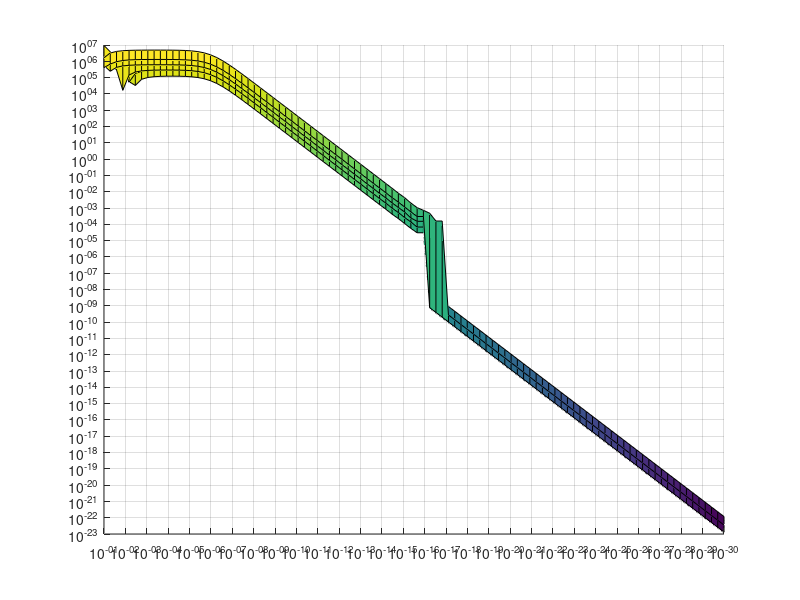
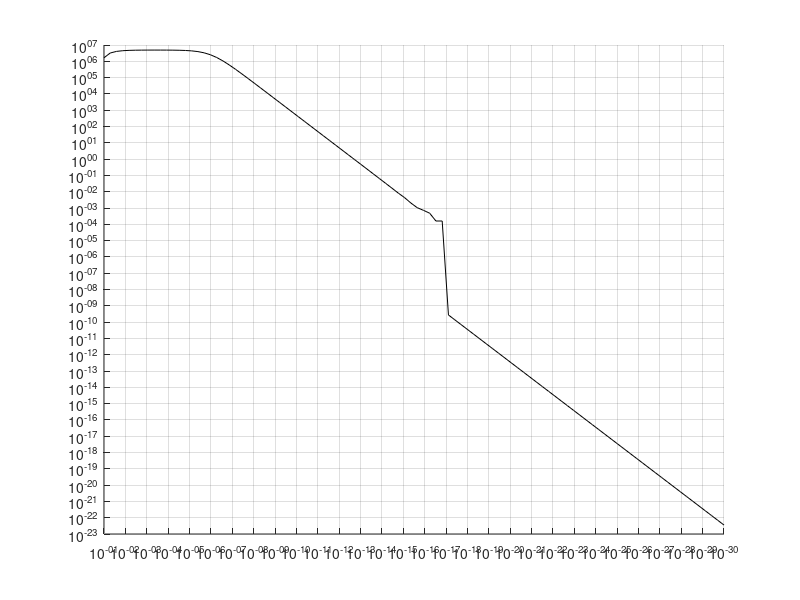

Source code (MATLAB) for these figures, in order:
clear all
close all
clc


dut = load('CV_L_1st_e.mat');
h = dut.CV_L_1st_e.h;
delta = dut.CV_L_1st_e.delta;
L = linspace(1,9,9);

%%
figure(20)
surf(L,h,delta,log(delta))
hold on 
view(-90,0)

set(gca,'Zscale','log')
set(gca,'Yscale','log')

%%
clear all
close all
clc

dut = load('CV_rho_1st_e.mat');
h = dut.CV_rho_1st_e.h;
delta = dut.CV_rho_1st_e.delta;
rho = dut.CV_rho_1st_e.rho;

%%
close all

figure(200)
surf(rho,h,delta,log(delta))
hold on 
view(-90,0)

set(gca,'Zscale','log')
set(gca,'Yscale','log')

